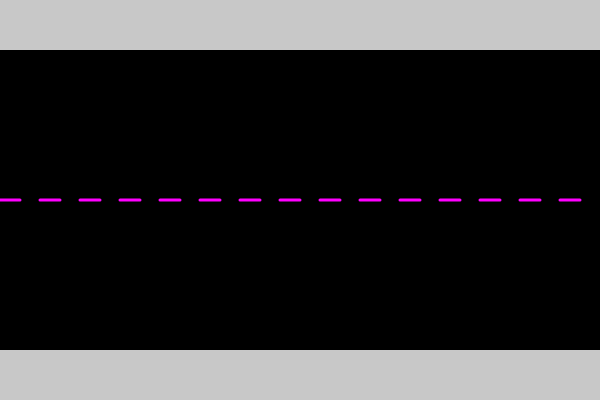
Frame 1 (no input)
Frame 60 (no input): identical to frame 1, image omitted
Frame 120 (the mouse pressed at the canvas centre since frame 60): identical to frame 1, image omitted

The p5.js sketch that drew this single still picture (run headless with seeded random() and noise() and a simulated clock; from frame 60 on, the mouse is pressed at the canvas centre):

// p5.js sketch
// ── sketch.js
// Project Title
// Your Name
// Date
//
// Extra for Experts:
// - describe what you did to take this project "above and beyond"

let car;
let trafficLight;

function setup() {
  createCanvas(600,400);
}

function draw() {
  background(200);
  drawRoad();
}

function drawRoad()
{
  noStroke();
  fill(0);
  rect(0,50, 600, 300);

  stroke('magenta');
  strokeWeight(3);
  for(let i = 0; i < width; i+=40)
  {
    line(i, 200, i + 20, 200);
  }
}

class Vehicle
{
  constructor(x,y,direction)
  {
    this.x = x;
    this.y = y;
    this.type = type;
    this.direction = direction;
    this.color = color(random(255), random(255), random(255));
  }


  display()
  {
    push();
    translate(this.x,this.y);

    if(this.direction === 0)
    {
      scale(-1,1);
    }


    fill(this.color);
    noStroke();
    rect(-this.width/2, - this.height / 2, this.width, this.height);


    if(this.type === 0)
    {
      fill(200);
      let wheelR = 2;
      let wheelY = this.height / 2 + wheelR;

      ellipse(-this.width / 3, wheelY, wheelR * 2, wheelR * 2);
      ellipse(-this.width / 6, wheelY, wheelR * 2, wheelR * 2);
      ellipse(-this.width / 3, wheelY, wheelR * 2, wheelR * 2);
      ellipse(-this.width / 6, wheelY, wheelR * 2, wheelR * 2);
    }



    else
    {
      stroke(255);
      strokeWeight(1);

      let lineX = lx;
      if(this.direction === 1)
      {
        let lx = this.width / 2 -5;
      }

      line(lineX, -this.height / 2, lineX, this.height / 2);
    }

    pop();
  }

  move()
  {
    if(this/x > width + this.width / 2)
    {
      this.x = -this.width / 2;
    }

    else if(this.x < -this.width / 2)
    {
      this.x = width + this.width / 2;
    }

  }

  speedUp()
  {
    this.xSpeed -= 0.5;
    if (this.xSpeed < 0) this.xSpeed = 0;
  }


  action()
  {

    this.move();
    this.display();

  }
}
